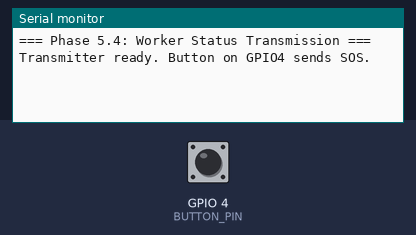
A sketch run on a simulated ESP32. Shown: the last lines printed to the serial monitor. The inputs (shaded band) are chosen by the test bench; at power-on: GPIO 4 (BUTTON_PIN) HIGH. No radio packets arrive unless stated.

Above: at 1.2 s.
1.3 s: GPIO 4 (BUTTON_PIN) pulled LOW for 0.15 s
At 2.2 s:
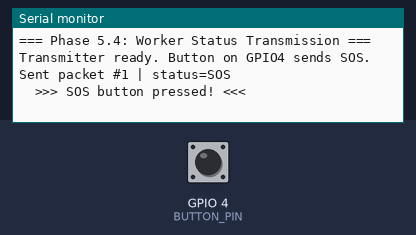
2.9 s: GPIO 4 (BUTTON_PIN) pulled LOW for 1 s
At 6.2 s:
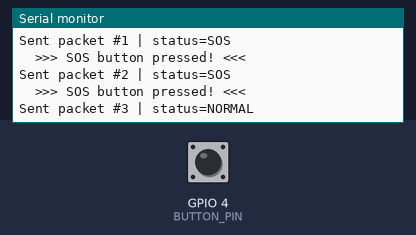
6.5 s: GPIO 4 (BUTTON_PIN) pulled LOW for 0.15 s
At 7.4 s:
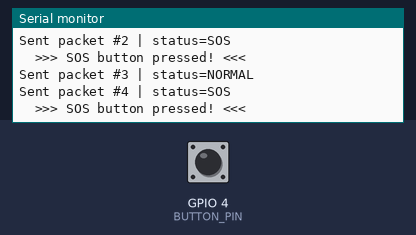

Measured:
- after the input at 1.3 s, the serial monitor: prints a new line after 0.06 s (image 1)
- after the input at 2.9 s, the serial monitor: prints a new line after 0.06 s (image 2)
- after the input at 6.5 s, the serial monitor: prints a new line after 0.06 s (image 3)

The sketch:

5.4_Transmitter_WorkerStatus.ino
```cpp
/*
  ============================================================
  PHASE 5.2 -> 5.4 - LoRa Transmitter Setup + Worker Status Transmission
  ============================================================
  5.4 adds: a manual SOS button and real status transmission.
  Status codes:
    0 = NORMAL   (heartbeat, sent every SEND_INTERVAL_MS)
    1 = SOS      (worker pressed the button - sent immediately)

  Board: ESP32
  Wiring:
    VCC->3.3V, GND->GND, SCK->18, MISO->19, MOSI->23,
    NSS->5, RESET->14, DIO0->26
  Button (new in 5.4):
    One leg -> GPIO 4, other leg -> GND (uses internal pull-up)
  ============================================================
*/

#include <SPI.h>
#include <LoRa.h>

// ---------------- ESP32 pin mapping ----------------
#define SS_PIN    5
#define RST_PIN   14
#define DIO0_PIN  26
#define BUTTON_PIN 4

#define LORA_FREQUENCY 433E6   // must match receiver

// Unique ID for this worker unit - change per device when you have multiple
#define DEVICE_ID 1

#define SEND_INTERVAL_MS 5000

// ---------------- Status codes (5.4) ----------------
enum WorkerStatus : uint8_t {
  STATUS_NORMAL = 0,
  STATUS_SOS    = 1
};

// ---------------- Packet structure ----------------
struct __attribute__((packed)) DataPacket {
  uint8_t  header;       // 0xAA = marks a valid packet
  uint8_t  deviceId;
  uint16_t packetId;     // increments each send
  uint8_t  status;        // WorkerStatus
};

uint16_t packetCounter = 0;
unsigned long lastSend = 0;

void setup() {
  Serial.begin(115200);
  while (!Serial) { ; }

  Serial.println();
  Serial.println(F("=== Phase 5.4: Worker Status Transmission ==="));

  pinMode(BUTTON_PIN, INPUT_PULLUP);

  SPI.begin(18, 19, 23, SS_PIN);
  LoRa.setPins(SS_PIN, RST_PIN, DIO0_PIN);

  if (!LoRa.begin(LORA_FREQUENCY)) {
    Serial.println(F("LoRa init FAILED. Check wiring/frequency."));
    while (true) { delay(1000); }
  }

  LoRa.setSpreadingFactor(9);
  LoRa.setSignalBandwidth(125E3);
  LoRa.setCodingRate4(5);
  LoRa.setTxPower(20);

  Serial.println(F("Transmitter ready. Button on GPIO4 sends SOS."));
}

void loop() {
  // Manual SOS button (active LOW) - send immediately, no waiting for interval
  if (digitalRead(BUTTON_PIN) == LOW) {
    sendPacket(STATUS_SOS);
    Serial.println(F("  >>> SOS button pressed! <<<"));
    delay(1000); // simple debounce / prevents spamming while held down
    return;
  }

  // Normal heartbeat status
  if (millis() - lastSend >= SEND_INTERVAL_MS) {
    lastSend = millis();
    sendPacket(STATUS_NORMAL);
  }
}

void sendPacket(uint8_t status) {
  DataPacket pkt;
  pkt.header   = 0xAA;
  pkt.deviceId = DEVICE_ID;
  pkt.packetId = ++packetCounter;
  pkt.status   = status;

  LoRa.beginPacket();
  LoRa.write((uint8_t*)&pkt, sizeof(pkt));
  LoRa.endPacket();

  Serial.print(F("Sent packet #"));
  Serial.print(pkt.packetId);
  Serial.print(F(" | status="));
  Serial.println(status == STATUS_SOS ? "SOS" : "NORMAL");
}
```
